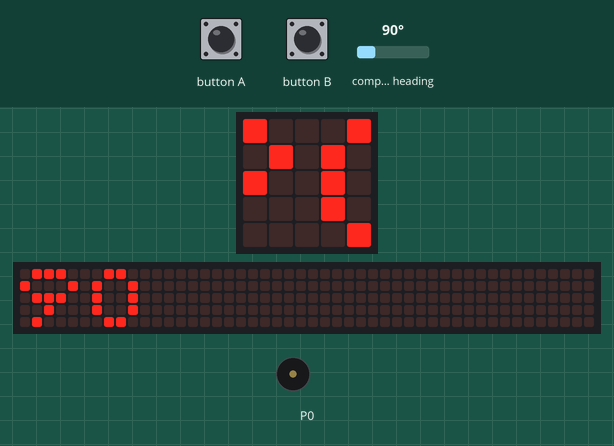
Bench run of a program on a simulated BBC micro:bit (MakeCode). Parts: the board's 5×5 LED display, a strip that is not on the board, showing the scrolling text unrolled, buzzer (waves = sounding). The inputs (shaded band) are chosen by the test bench; at power-on: compass heading 90°. A reset restarts the program; the 48×5 strip is a reading aid, not a part: it shows the text the display is scrolling, unrolled, one strip-width of it at a time; the compass is already calibrated.

Above: at 1.37 s.
1.4 s: button A pressed for 0.15 s
At 1.75 s:
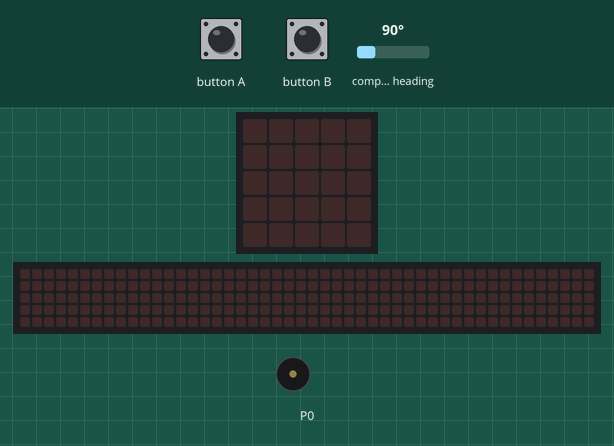
2.1 s: button B pressed for 0.15 s
2.8 s: compass heading set to 146°
At 5.4 s:
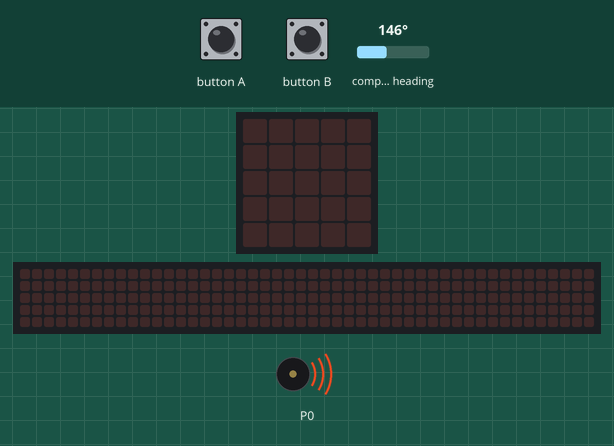
7.1 s: compass heading set to 154°
8.6 s: button A pressed for 0.15 s
9.3 s: compass heading set to 7°
At 9.3 s:
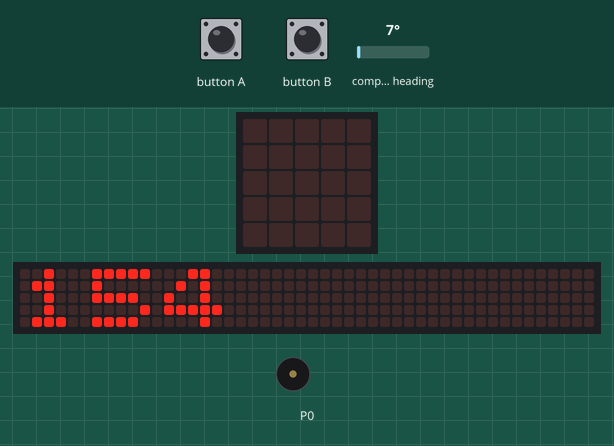
At 13.3 s:
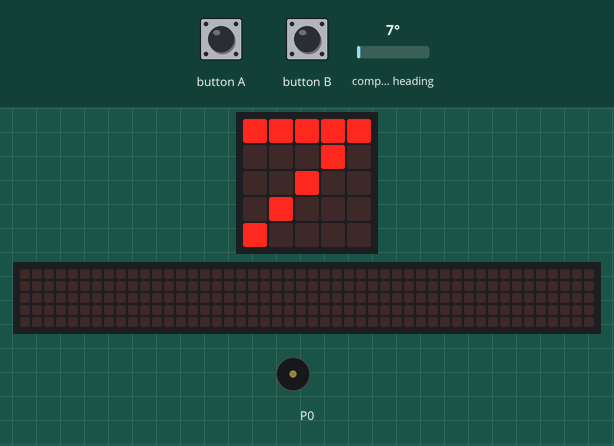
Timing chart, 0 to 14.8 s (numbered marks = the images above; inputs shaded):
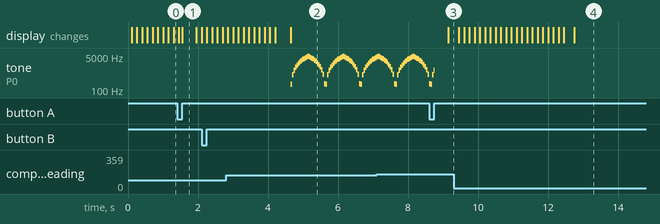

Measured:
- after the input at 1.4 s, the display: first differs from a run without the input after 0.15 s (image 1)
- by itself, tone on P0: plays 198 Hz for 0.04 s, 592 Hz for 0.04 s, 986 Hz for 0.04 s, 1380 Hz for 0.04 s, 1774 Hz for 0.04 s, 2168 Hz for 0.04 s … (59 notes in this stretch)
- what the display in image 1 shows lasts 0.4 s, from 1.6 s to 2.0 s

The program:

main.ts
```typescript
input.onButtonPressed(Button.A, function () {
    control.reset()
})
input.onButtonPressed(Button.B, function () {
    display = 1
})
let display = 0
let alarm = 0
display = 0
input.calibrateCompass()
basic.forever(function () {
    while (display == 0) {
        basic.showNumber(input.compassHeading())
    }
    if (150 >= input.compassHeading()) {
        alarm = 1
        while (alarm == 1) {
            music.play(music.createSoundExpression(WaveShape.Sine, 1, 4729, 0, 253, 500, SoundExpressionEffect.None, InterpolationCurve.Linear), music.PlaybackMode.UntilDone)
            music.play(music.createSoundExpression(WaveShape.Sine, 5000, 0, 255, 0, 500, SoundExpressionEffect.None, InterpolationCurve.Linear), music.PlaybackMode.UntilDone)
        }
    }
})
```

test.ts
```typescript
// Tady jsou testy. Při použití tohoto balíčku jako rozšíření nebude zkompilováno.
```
